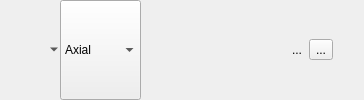
      <widget class="QFrame" name="SliceFrame">
       <layout class="QHBoxLayout" name="horizontalLayout_2">
        <property name="spacing">
         <number>0</number>
        </property>
        <property name="leftMargin">
         <number>0</number>
        </property>
        <property name="topMargin">
         <number>0</number>
        </property>
        <property name="rightMargin">
         <number>0</number>
        </property>
        <property name="bottomMargin">
         <number>0</number>
        </property>
        <item>
         <widget class="QToolButton" name="SliceLinkButton">
          <property name="toolTip">
           <string>Link/Unlink the slice controls (except scales) across all Slice Viewers.</string>
          </property>
          <property name="text">
           <string/>
          </property>
          <property name="icon">
           <iconset resource="../qMRMLWidgets.qrc">
            <normaloff>:/Icons/LinkOff.png</normaloff>
            <normalon>:/Icons/LinkOn.png</normalon>:/Icons/LinkOff.png</iconset>
          </property>
          <property name="checkable">
           <bool>true</bool>
          </property>
          <property name="checked">
           <bool>false</bool>
          </property>
          <property name="autoRaise">
           <bool>true</bool>
          </property>
         </widget>
        </item>
        <item>
         <widget class="QToolButton" name="SliceVisibilityButton">
          <property name="enabled">
           <bool>true</bool>
          </property>
          <property name="cursor">
           <cursorShape>ArrowCursor</cursorShape>
          </property>
          <property name="focusPolicy">
           <enum>Qt::TabFocus</enum>
          </property>
          <property name="toolTip">
           <string>Toggle slice visibility in the 3D view.</string>
          </property>
          <property name="statusTip">
           <string/>
          </property>
          <property name="checkable">
           <bool>true</bool>
          </property>
          <property name="checked">
           <bool>false</bool>
          </property>
          <property name="popupMode">
           <enum>QToolButton::MenuButtonPopup</enum>
          </property>
          <property name="autoRaise">
           <bool>true</bool>
          </property>
         </widget>
        </item>
        <item>
         <widget class="ctkComboBox" name="SliceOrientationSelector">
          <property name="sizePolicy">
           <sizepolicy hsizetype="Maximum" vsizetype="Ignored">
            <horstretch>0</horstretch>
            <verstretch>0</verstretch>
           </sizepolicy>
          </property>
          <property name="minimumSize">
           <size>
            <width>65</width>
            <height>0</height>
           </size>
          </property>
          <property name="toolTip">
           <string>Slice orientation (Axial, Sagittal, Coronal, Reformat).</string>
          </property>
          <property name="sizeAdjustPolicy">
           <enum>QComboBox::AdjustToContents</enum>
          </property>
          <item>
           <property name="text">
            <string>Axial</string>
           </property>
          </item>
          <item>
           <property name="text">
            <string>Sagittal</string>
           </property>
          </item>
          <item>
           <property name="text">
            <string>Coronal</string>
           </property>
          </item>
          <item>
           <property name="text">
            <string>Reformat</string>
           </property>
          </item>
         </widget>
        </item>
        <item>
         <widget class="QToolButton" name="LightBoxToolButton">
          <property name="toolTip">
           <string>Lightbox view.</string>
          </property>
          <property name="icon">
           <iconset resource="../qMRMLWidgets.qrc">
            <normaloff>:/Icons/LayoutLightboxView.png</normaloff>:/Icons/LayoutLightboxView.png</iconset>
          </property>
          <property name="popupMode">
           <enum>QToolButton::InstantPopup</enum>
          </property>
          <property name="autoRaise">
           <bool>true</bool>
          </property>
         </widget>
        </item>
        <item>
         <widget class="QToolButton" name="ShowReformatWidgetToolButton">
          <property name="toolTip">
           <string>Show reformat widget in 3D view</string>
          </property>
          <property name="icon">
           <iconset resource="../qMRMLWidgets.qrc">
            <normaloff>:/Icons/SliceWidgetOn.png</normaloff>
            <normalon>:/Icons/SliceWidgetOff.png</normalon>:/Icons/SliceWidgetOn.png</iconset>
          </property>
          <property name="checkable">
           <bool>true</bool>
          </property>
          <property name="autoRaise">
           <bool>true</bool>
          </property>
         </widget>
        </item>
        <item>
         <widget class="QToolButton" name="SliceCompositeButton">
          <property name="icon">
           <iconset resource="../qMRMLWidgets.qrc">
            <normaloff>:/Icons/SlicesComposite.png</normaloff>:/Icons/SlicesComposite.png</iconset>
          </property>
          <property name="popupMode">
           <enum>QToolButton::InstantPopup</enum>
          </property>
          <property name="autoRaise">
           <bool>true</bool>
          </property>
         </widget>
        </item>
        <item>
         <widget class="QToolButton" name="SliceSpacingButton">
          <property name="toolTip">
           <string>Slice spacing may be set automatically or manually by the user or context</string>
          </property>
          <property name="text">
           <string/>
          </property>
          <property name="icon">
           <iconset resource="../qMRMLWidgets.qrc">
            <normaloff>:/Icons/SlicerAutomaticSliceSpacing.png</normaloff>:/Icons/SlicerAutomaticSliceSpacing.png</iconset>
          </property>
          <property name="popupMode">
           <enum>QToolButton::InstantPopup</enum>
          </property>
          <property name="autoRaise">
           <bool>true</bool>
          </property>
         </widget>
        </item>
        <item>
         <widget class="QToolButton" name="SliceRotateToVolumePlaneButton">
          <property name="icon">
           <iconset resource="../qMRMLWidgets.qrc">
            <normaloff>:/Icons/SlicerRotateToPixelSpace.png</normaloff>:/Icons/SlicerRotateToPixelSpace.png</iconset>
          </property>
          <property name="autoRaise">
           <bool>true</bool>
          </property>
         </widget>
        </item>
        <item>
         <widget class="QToolButton" name="OrientationMarkerButton">
          <property name="toolTip">
           <string>Show orientation marker</string>
          </property>
          <property name="icon">
           <iconset resource="../qMRMLWidgets.qrc">
            <normaloff>:/Icons/OrientationMarker.png</normaloff>:/Icons/OrientationMarker.png</iconset>
          </property>
          <property name="popupMode">
           <enum>QToolButton::InstantPopup</enum>
          </property>
          <property name="autoRaise">
           <bool>true</bool>
          </property>
         </widget>
        </item>
        <item>
         <widget class="QToolButton" name="RulerButton">
          <property name="text">
           <string>...</string>
          </property>
          <property name="icon">
           <iconset resource="../qMRMLWidgets.qrc">
            <normaloff>:/Icons/Ruler.png</normaloff>:/Icons/Ruler.png</iconset>
          </property>
          <property name="popupMode">
           <enum>QToolButton::InstantPopup</enum>
          </property>
          <property name="autoRaise">
           <bool>true</bool>
          </property>
         </widget>
        </item>
        <item>
         <widget class="QToolButton" name="SliceResetToVolumePlaneButton">
          <property name="text">
           <string>...</string>
          </property>
          <property name="icon">
           <iconset>
            <normaloff>../../../../../../../../ct/r/slicersources-src/Libs/MRML/Widgets/Resources/Icons/ResetVolume.png</normaloff>../../../../../../../../ct/r/slicersources-src/Libs/MRML/Widgets/Resources/Icons/ResetVolume.png</iconset>
          </property>
         </widget>
        </item>
        <item>
         <widget class="QToolButton" name="SliceMoreOptionButton">
          <property name="toolTip">
           <string>Advanced options</string>
          </property>
          <property name="icon">
           <iconset resource="../qMRMLWidgets.qrc">
            <normaloff>:/Icons/SliceMoreOptions.png</normaloff>:/Icons/SliceMoreOptions.png</iconset>
          </property>
          <property name="popupMode">
           <enum>QToolButton::InstantPopup</enum>
          </property>
          <property name="autoRaise">
           <bool>true</bool>
          </property>
         </widget>
        </item>
        <item>
         <widget class="QLabel" name="SliceLabel">
          <property name="text">
           <string/>
          </property>
          <property name="alignment">
           <set>Qt::AlignRight|Qt::AlignTrailing|Qt::AlignVCenter</set>
          </property>
         </widget>
        </item>
        <item>
         <widget class="ctkDynamicSpacer" name="DynamicSpacer" native="true">
          <property name="activeSizePolicy" stdset="0">
           <sizepolicy hsizetype="Minimum" vsizetype="Ignored">
            <horstretch>0</horstretch>
            <verstretch>0</verstretch>
           </sizepolicy>
          </property>
          <property name="inactiveSizePolicy" stdset="0">
           <sizepolicy hsizetype="Expanding" vsizetype="Ignored">
            <horstretch>0</horstretch>
            <verstretch>0</verstretch>
           </sizepolicy>
          </property>
          <property name="active" stdset="0">
           <bool>true</bool>
          </property>
         </widget>
        </item>
       </layout>
      </widget>
